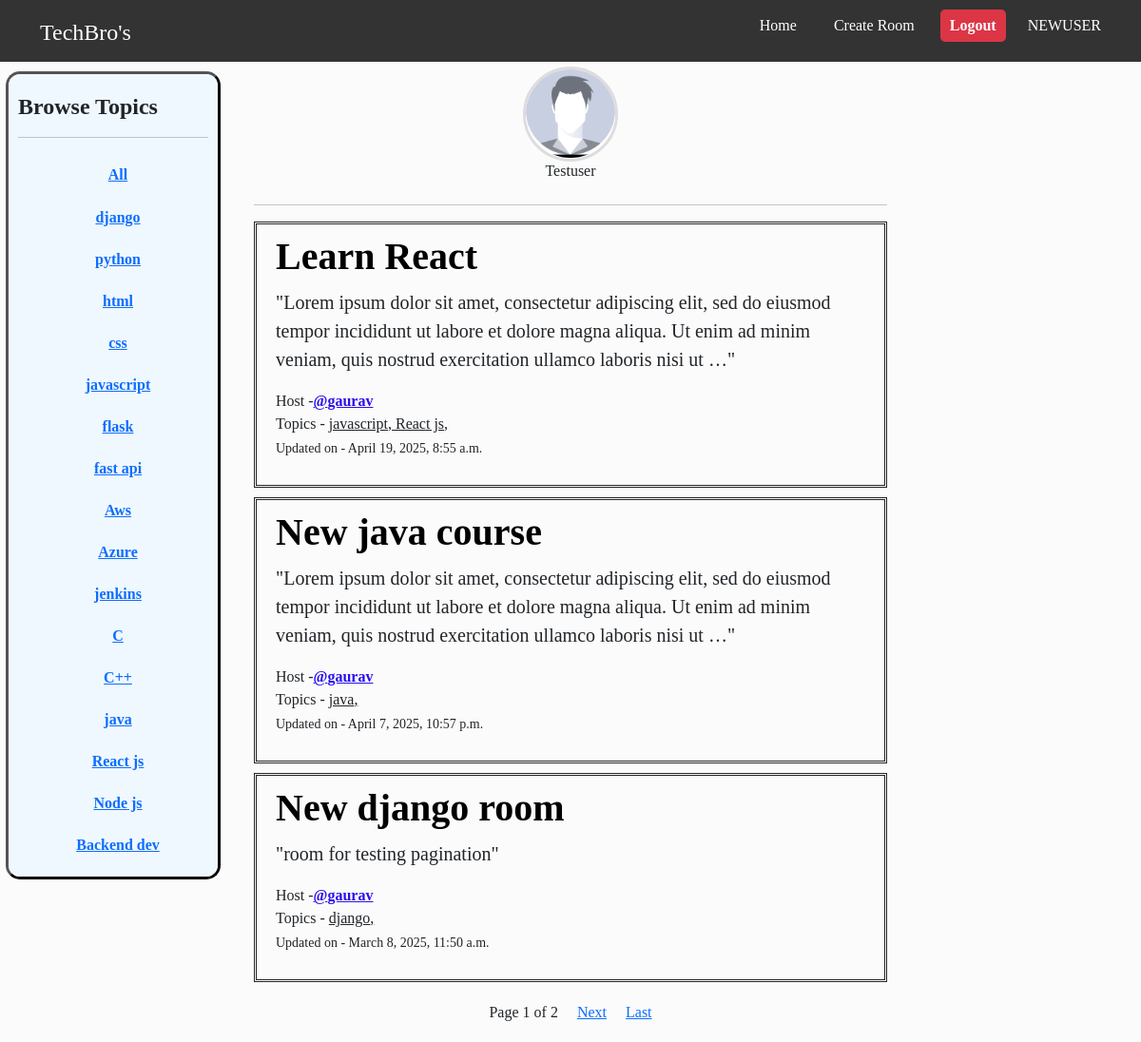
/user-profile/13 (signed in), run on the app's committed database.
### main/models.py (models this page shows, shortened)
class Topic(models.Model):
    name = models.CharField(max_length=200)
    def __str__(self):
        return self.name

class Profile(models.Model):
    user = models.OneToOneField(User,on_delete=models.CASCADE)
    profile_pic = models.ImageField(upload_to='profile_images/',default='profile_images/default.jpg' , blank=True,null=True)

class Room(models.Model):
    topics = models.ManyToManyField(Topic,related_name="rooms")
    host = models.ForeignKey(User,on_delete=models.SET_NULL,null=True)
    name = models.CharField(max_length=200,)
    description = models.TextField(null=True, blank=True)
    participants = models.ManyToManyField(User,related_name='joined_rooms',through='Membership')
    updated = models.DateTimeField(auto_now=True)
    created = models.DateTimeField(auto_now_add=True)
    class Meta():
        ordering = ['-updated','-created']

### main/views.py (the view)
# urls.py: path('user-profile/<int:pk>',views.user_profile,name='user-profile'),
def user_profile(request,pk):
    user = get_object_or_404(User,id=pk)
    rooms = user.joined_rooms.all()
    chat_messages = user.messages.filter(deleted = False).order_by('-updated','-created')
    topics = Topic.objects.all()
    page = request.GET.get('page',1)
    paginator = Paginator(rooms,3)
    try:
        rooms = paginator.page(page)
    except:
        rooms = paginator.page(1)
    context = {'user':user,'rooms':rooms,'chat_messages':chat_messages,'topics':topics}
    return render(request,'user_profile.html',context)

### templates/user_profile.html
{% include "base.html" %}
{% block content %}
    {% if request.user.is_authenticated and request.user == user  %}
        <div class="profile-container">
            <aside class = 'left-sidebar'>
                {% include "topics_component.html" %}
            </aside>
            <main class = 'main-feed'>
                <div class="profile-detail-container">
                <img src="{{ user.profile.profile_pic.url }}" alt="Profile Picture"  class="profile-pic">
                <h6>{{user.username|capfirst}}</h6>
                </div>
                {% include "main_feed_component.html" %}
            </main>
            <aside class = "right_sidebar">
                {% include "activity_component.html" %}
            </aside>
        </div>
    {% elif request.user.is_authenticated and request.user != user %}
        <div class="profile-container">
            <aside class = 'left-sidebar'>
                {% include "topics_component.html" %}
            </aside>
            <main class = 'main-feed'>
                <div class="profile-detail-container">
                <img src="{{ user.profile.profile_pic.url }}" alt="Profile Picture"  class="profile-pic">
                <h6>{{user.username|capfirst}}</h6>
                </div>
                {% include "main_feed_component.html" %}
            </main>
        </div>
    {% else %}
        <div style="display:flex; justify-content:center;">
        <p style="font-size: x-large;"><a href={% url "login" %}>Login </a>to see details</p>
        </div>
    {% endif %}
{% endblock content %}

### templates/base.html (shortened to what this page needs)
<!DOCTYPE html>
{% load static %}
<html lang="en">
  <head>
    <link
      href="https://cdn.jsdelivr.net/npm/bootstrap@5.3.0/dist/css/bootstrap.min.css"
      rel="stylesheet"
    />
    <link rel="stylesheet" href="https://cdnjs.cloudflare.com/ajax/libs/font-awesome/6.5.1/css/all.min.css">
    <link rel="stylesheet" href="https://cdn.jsdelivr.net/npm/bootstrap-icons/font/bootstrap-icons.css">
    <link rel="stylesheet" href="{% static 'css/style.css' %}">
  </head>
  <body>
    <nav class="navbar-cus">
      <div class="container">
        <a href="{% url 'home' %}" class="navbar-brand">TechBro's</a>
        <ul class="nav-links" id="navLinks">
          <li class="nav-item-to-edit"> <a href="{% url 'home' %}">Home</a></li>
            {% if request.user.is_authenticated %}
              <li class="nav-item-to-edit"><a href="{% url 'create-room' %}">Create Room</a></li>
              <li id="nav-logout-button">
                <form action="{% url 'logout' %}" method="POST">
                  <button type="submit" class="logout-button">Logout</button>
                </form>
              </li>
              <li class="nav-user-name"><a href="{% url 'user-profile' request.user.id %}" >{{request.user.username|upper}}</a></li>
          {% endif %}
        </ul>
      </div>
    </nav>
  </body>
</html>

### templates/topics_component.html (shortened to what this page needs)
<!DOCTYPE html>
<html lang="en">
<head>
</head>
<body>
    <div class="topic-container">
    <h4 class='headings'>Browse Topics</h4>
        <hr>
        <div class="topic-list">
            <div class="topic-box">
                <a href="{% url "home" %}"  > <b>All</b></a>
            </div>
        </div>
        <div class="topic-list">
        {% for topic in topics  %}
            <div class="topic-box" >
                <a href="{% url "home" %}?q={{topic.name}} " ><b>{{topic.name}}</b></a>
            </div>
        {% endfor %}
        </div>
    </div>
</body>
</html>

### templates/main_feed_component.html (shortened to what this page needs)
<!DOCTYPE html>
<html lang="en">
<head>
</head>
<body>
    <hr>
    {% for room in rooms %}
        <div class="room-box">
            <h1 class='headings'><a href="{% url "room" room.id %}" >{{ room.name }}</a></h1>
            <p class="room-desc">"{{room.description|truncatechars:200 }}"</p>
            <span>Host -<a href="{% url "user-profile" room.host.id %}" class="user-name">@{{ room.host.username }}</a></span>
            <div>
                <span>Topics - </span>
                {% for topic in room.topics.all  %}
                <span style="text-decoration: underline;">{{topic}}, </span>
                {% endfor %}
            </div>
        <p><small>Updated on - {{ room.updated }}</small></p>
        </div>
    {% endfor %}
    <div class="pagination-option">
        <span>Page {{rooms.number}} of {{rooms.paginator.num_pages}}</span>
        {% if rooms.has_next %}
            <span><a href="?page={{ rooms.next_page_number }}&q={{ q }}">Next</a></span>
            <a href="?page={{ rooms.paginator.num_pages }}&q={{ q }}">Last</a>
        {% endif %}
    </div>
</body>
</html>

### static/css/style.css (style rules this page uses)
* { margin: 0; padding-bottom: 1px; box-sizing: border-box; }
body { background-color: #FBFBFB; font-family: 'Times New Roman', Times, serif; }
.user-name { color: #2a10f0; font-weight: bold; }
.profile-container { display: grid; grid-template-columns: 1fr 3fr 1fr; gap: 20px; }
.topic-list { display: flex; flex-direction: column; justify-content: center; align-items: center; }
.topic-box { margin: 5px 2px 5px 12px ; padding: 5px 10px 5px 10px; text-align: center; border-radius: 5px; }
.room-desc { font-size: 20px; }
.main-feed { padding: 5px 15px; }
.logout-button { background-color: #dc3545; color: white; margin-right : 8px; padding: 5px 10px; border: none; border-radius: 5px; font-weight: bold; cursor: pointer; transition: background-color 0.3s ease; }
.topic-container { height: 850px; overflow-y: auto; padding: 20px 10px 20px 10px; margin-top : 10px; margin-left: 6px; border-style : outset; border-radius: 15px; border-color: black; background-color:#F0F8FF; }
.headings { font-weight: bold; }
.headings a { color: black; text-decoration: none; transition: color 0.3s ease; }
.room-box { border-style: double; padding: 10px 20px 10px 20px; margin-top: 10px; margin-bottom: 10px; }
.navbar-cus { background: #333; color: white; display: flex; justify-content: space-between; align-items: center; margin: 0px; }
.navbar-cus .container { padding-top: 5px; display: flex; justify-content: space-between; align-items:center; width: 100%; }
.navbar-brand { font-size: 1.5rem; text-decoration: none; color: white; }
.nav-links { list-style: none; display: flex; gap: 15px; }
.nav-item-to-edit { display: inline; margin-top: 10px; }
.nav-user-name { display: inline; margin-top: 10px; }
.nav-user-name a { text-decoration: none; color: white; transition: color 0.3s ease; }
.nav-links .nav-item-to-edit a { text-decoration: none; color: white; padding: 8px 12px; transition: font-weight 0.2s ease; }
#nav-logout-button { margin-top: 5px; }
.profile-detail-container { display: flex; flex-direction: column; align-items: center; }
.profile-pic { width: 100px; height: 100px; border-radius: 100%; object-fit: cover; border: 3px solid #ddd; display: block; }
.pagination-option { display: flex; justify-content: center; }
.pagination-option > * { padding: 10px; }

### data on the page
Topic: name "django"
Topic: name "python"
Topic: name "html"
Topic: name "css"
Topic: name "javascript"
Topic: name "flask"
Topic: name "fast api"
Topic: name "Aws"
Topic: name "Azure"
Topic: name "jenkins"
Topic: name "C"
Topic: name "C++"
Topic: name "java"
Topic: name "React js"
Topic: name "Node js"
Topic: name "Backend dev"
Room: name "Learn React", description "Lorem ipsum dolor sit amet, consectetur adipiscing elit, sed do eiusmod tempor incididunt ut labore et dolore magna aliqua. Ut enim ad minim veniam, quis nostrud exercitation ullamco laboris nisi ut …", host.username "gaurav", updated "April 19, 2025, 8:55 a.m."
Room: name "New java course", description "Lorem ipsum dolor sit amet, consectetur adipiscing elit, sed do eiusmod tempor incididunt ut labore et dolore magna aliqua. Ut enim ad minim veniam, quis nostrud exercitation ullamco laboris nisi ut …", host.username "gaurav", updated "April 7, 2025, 10:57 p.m."
Room: name "New django room", description "room for testing pagination", host.username "gaurav", updated "March 8, 2025, 11:50 a.m."

### other printed values
{{ request.user.username|upper }} "NEWUSER"
{{ user.username|capfirst }} "Testuser"
{{ rooms.number }} "1"
{{ rooms.paginator.num_pages }} "2"
